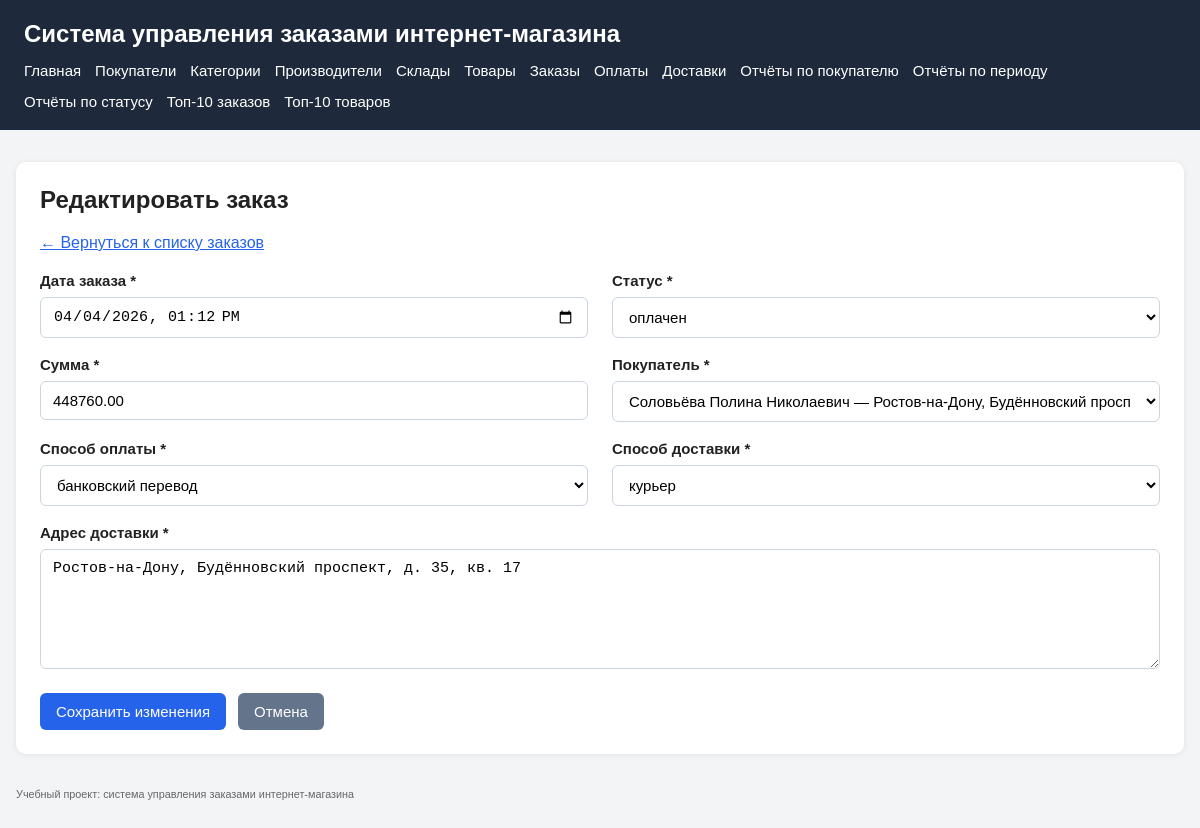
The page /orders/edit.php?id=1 on the database its author committed.
### tables this page shows
CREATE TABLE orders (
    order_id INT UNSIGNED NOT NULL AUTO_INCREMENT,
    order_date DATETIME NOT NULL,
    status VARCHAR(30) NOT NULL,
    total_amount DECIMAL(10,2) NOT NULL DEFAULT 0.00,
    customer_id INT UNSIGNED NOT NULL,
    payment_method VARCHAR(50) NOT NULL,
    delivery_method VARCHAR(50) NOT NULL,
    delivery_address VARCHAR(255) NOT NULL,
    PRIMARY KEY (order_id),
    KEY idx_orders_customer (customer_id),
    KEY idx_orders_date (order_date),
    KEY idx_orders_status (status),
    CONSTRAINT fk_orders_customer
        FOREIGN KEY (customer_id) REFERENCES customers(customer_id)
        ON UPDATE CASCADE
        ON DELETE RESTRICT
);

CREATE TABLE customers (
    customer_id INT UNSIGNED NOT NULL AUTO_INCREMENT,
    last_name VARCHAR(100) NOT NULL,
    first_name VARCHAR(100) NOT NULL,
    middle_name VARCHAR(100) NULL,
    phone VARCHAR(20) NOT NULL,
    email VARCHAR(255) NULL,
    city VARCHAR(100) NOT NULL,
    street VARCHAR(150) NOT NULL,
    house VARCHAR(20) NOT NULL,
    apartment VARCHAR(20) NULL,
    postal_code VARCHAR(20) NOT NULL,
    PRIMARY KEY (customer_id),
    UNIQUE KEY uk_customers_email (email),
    KEY idx_customers_phone (phone)
);

### src/includes/db.php (called while the page is built, shortened)
<?php
$configPath = __DIR__ . '/../config/config.local.php';
if (!file_exists($configPath)) {
    $configPath = __DIR__ . '/../config/config.example.php';
}
$config = require $configPath;
function app_config(): array
{
    global $config;
    return $config;
}
function base_url(string $path = ''): string
{
    $config = app_config();
    $base = rtrim($config['app']['base_url'] ?? '', '/');
    return $base . '/' . ltrim($path, '/');
}
function db(): PDO
{
    $config = app_config();
    $db = $config['db'];
    $dsn = sprintf(
        'mysql:host=%s;port=%d;dbname=%s;charset=%s',
        $db['host'],
        $db['port'],
        $db['name'],
        $db['charset']
    );
    $pdo = new PDO($dsn, $db['user'], $db['pass'], [
        PDO::ATTR_ERRMODE => PDO::ERRMODE_EXCEPTION,
        PDO::ATTR_DEFAULT_FETCH_MODE => PDO::FETCH_ASSOC,
        PDO::ATTR_EMULATE_PREPARES => false,
    ]);
    return $pdo;
}

### src/config/config.example.php (called while the page is built)
<?php
return [
    'app' => [
        'base_url' => getenv('APP_BASE_URL') ?: '',
        'name' => getenv('APP_NAME') ?: 'Система управления заказами интернет-магазина',
    ],
    'db' => [
        'host' => getenv('DB_HOST') ?: 'db',
        'port' => (int)(getenv('DB_PORT') ?: 3306),
        'name' => getenv('DB_NAME') ?: 'shop_orders',
        'user' => getenv('DB_USER') ?: 'shop_user',
        'pass' => getenv('DB_PASSWORD') ?: '',
        'charset' => getenv('DB_CHARSET') ?: 'utf8mb4',
    ],
];

### src/orders/edit.php (the view, shortened to what this page needs)
<?php
require_once __DIR__ . '/../includes/db.php';
$errorMessage = null;
$orderId = (int)($_GET['id'] ?? 0);
    ?>
    <?php
$formData = [
    'order_date' => '',
    'status' => '',
    'total_amount' => '',
    'customer_id' => '',
    'payment_method' => '',
    'delivery_method' => '',
    'delivery_address' => '',
];
$statuses = [
    'новый',
    'собирается',
    'оплачен',
    'в доставке',
    'доставлен',
    'отменен',
];
$paymentMethods = [
    'банковская карта',
    'СБП',
    'банковский перевод',
    'наличными',
];
$deliveryMethods = [
    'курьер',
    'ПВЗ',
    'самовывоз',
];
$customers = [];
try {
    $pdo = db();
    $customers = $pdo->query(
        'SELECT
            customer_id,
            last_name,
            first_name,
            middle_name,
            city,
            street,
            house,
            apartment
         FROM customers
         ORDER BY last_name ASC, first_name ASC, middle_name ASC'
    )->fetchAll();
    if ($_SERVER['REQUEST_METHOD'] === 'POST') {
        foreach ($formData as $key => $value) {
            $formData[$key] = trim((string)($_POST[$key] ?? ''));
        }
        $requiredFields = [
            'order_date' => 'Дата заказа',
            'status' => 'Статус',
            'total_amount' => 'Сумма',
            'customer_id' => 'Покупатель',
            'payment_method' => 'Способ оплаты',
            'delivery_method' => 'Способ доставки',
            'delivery_address' => 'Адрес доставки',
        ];
        foreach ($requiredFields as $field => $label) {
            if ($formData[$field] === '') {
                $errorMessage = "Поле «{$label}» обязательно для заполнения.";
                break;
            }
        }
        if ($errorMessage === null && !in_array($formData['status'], $statuses, true)) {
            $errorMessage = 'Некорректный статус заказа.';
        }
        if ($errorMessage === null && !in_array($formData['payment_method'], $paymentMethods, true)) {
            $errorMessage = 'Некорректный способ оплаты.';
        }
        if ($errorMessage === null && !in_array($formData['delivery_method'], $deliveryMethods, true)) {
            $errorMessage = 'Некорректный способ доставки.';
        }
        if ($errorMessage === null && !ctype_digit($formData['customer_id'])) {
            $errorMessage = 'Некорректный покупатель.';
        }
        if ($errorMessage === null && !is_numeric($formData['total_amount'])) {
            $errorMessage = 'Поле «Сумма» должно быть числом.';
        }
        if ($errorMessage === null && (float)$formData['total_amount'] < 0) {
            $errorMessage = 'Поле «Сумма» не может быть отрицательным.';
        }
        if ($errorMessage === null) {
            $orderDate = str_replace('T', ' ', $formData['order_date']);
            $stmt = $pdo->prepare(
                'UPDATE orders
                 SET
                    order_date = :order_date,
                    status = :status,
                    total_amount = :total_amount,
                    customer_id = :customer_id,
                    payment_method = :payment_method,
                    delivery_method = :delivery_method,
                    delivery_address = :delivery_address
                 WHERE order_id = :order_id'
            );
            $stmt->execute([
                ':order_date' => $orderDate,
                ':status' => $formData['status'],
                ':total_amount' => $formData['total_amount'],
                ':customer_id' => (int)$formData['customer_id'],
                ':payment_method' => $formData['payment_method'],
                ':delivery_method' => $formData['delivery_method'],
                ':delivery_address' => $formData['delivery_address'],
                ':order_id' => $orderId,
            ]);
            header('Location: ' . base_url('orders/list.php'));
            exit;
        }
    } else {
        $stmt = $pdo->prepare(
            'SELECT
                order_id,
                order_date,
                status,
                total_amount,
                customer_id,
                payment_method,
                delivery_method,
                delivery_address
             FROM orders
             WHERE order_id = :order_id'
        );
        $stmt->execute([
            ':order_id' => $orderId,
        ]);
        $order = $stmt->fetch();
        if (!$order) {
            $errorMessage = 'Заказ не найден.';
        } else {
            $formData['order_date'] = isset($order['order_date'])
                ? date('Y-m-d\TH:i', strtotime((string)$order['order_date']))
                : '';
            $formData['status'] = (string)$order['status'];
            $formData['total_amount'] = (string)$order['total_amount'];
            $formData['customer_id'] = (string)$order['customer_id'];
            $formData['payment_method'] = (string)$order['payment_method'];
            $formData['delivery_method'] = (string)$order['delivery_method'];
            $formData['delivery_address'] = (string)$order['delivery_address'];
        }
    }
} catch (Throwable $e) {
    $errorMessage = $e->getMessage();
}
require_once __DIR__ . '/../includes/header.php';
require_once __DIR__ . '/../includes/menu.php';
?>
<main>
    <section class="card">
        <h2>Редактировать заказ</h2>
        <p>
            <a href="<?= htmlspecialchars(base_url('orders/list.php'), ENT_QUOTES, 'UTF-8') ?>">
                ← Вернуться к списку заказов
            </a>
        </p>
        <?php if (empty($customers)): ?>
            <div class="error-box">
                <strong>Ошибка:</strong> Невозможно редактировать заказ, пока в системе нет ни одного покупателя.
            </div>
        <?php elseif ($errorMessage === null || $_SERVER['REQUEST_METHOD'] === 'POST'): ?>
            <form method="post" action="<?= htmlspecialchars(base_url('orders/edit.php?id=' . $orderId), ENT_QUOTES, 'UTF-8') ?>">
                <div class="form-grid">
                    <div class="form-group">
                        <label for="order_date">Дата заказа *</label>
                        <input
                            type="datetime-local"
                            id="order_date"
                            name="order_date"
                            value="<?= htmlspecialchars($formData['order_date'], ENT_QUOTES, 'UTF-8') ?>"
                            required
                        >
                    </div>
                    <div class="form-group">
                        <label for="status">Статус *</label>
                        <select id="status" name="status" required>
                            <?php foreach ($statuses as $status): ?>
                                <option
                                    value="<?= htmlspecialchars($status, ENT_QUOTES, 'UTF-8') ?>"
                                    <?= $formData['status'] === $status ? 'selected' : '' ?>
                                >
                                    <?= htmlspecialchars($status, ENT_QUOTES, 'UTF-8') ?>
                                </option>
                            <?php endforeach; ?>
                        </select>
                    </div>
                    <div class="form-group">
                        <label for="total_amount">Сумма *</label>
                        <input
                            type="number"
                            id="total_amount"
                            name="total_amount"
                            step="0.01"
                            min="0"
                            value="<?= htmlspecialchars($formData['total_amount'], ENT_QUOTES, 'UTF-8') ?>"
                            required
                        >
                    </div>
                    <div class="form-group">
                        <label for="customer_id">Покупатель *</label>
                        <select id="customer_id" name="customer_id" required>
                            <?php foreach ($customers as $customer): ?>
                                <?php
                                $fullName = trim(
                                    (string)$customer['last_name'] . ' ' .
                                    (string)$customer['first_name'] . ' ' .
                                    (string)($customer['middle_name'] ?? '')
                                );
                                $address = trim(
                                    (string)$customer['city'] . ', ' .
                                    (string)$customer['street'] . ', д. ' .
                                    (string)$customer['house'] .
                                    (
                                        ($customer['apartment'] ?? '') !== ''
                                            ? ', кв. ' . (string)$customer['apartment']
                                            : ''
                                    )
                                );
                                ?>
                                <option
                                    value="<?= (int)$customer['customer_id'] ?>"
                                    <?= $formData['customer_id'] === (string)$customer['customer_id'] ? 'selected' : '' ?>
                                >
                                    <?= htmlspecialchars($fullName . ' — ' . $address, ENT_QUOTES, 'UTF-8') ?>
                                </option>
                            <?php endforeach; ?>
                        </select>
                    </div>
                    <div class="form-group">
                        <label for="payment_method">Способ оплаты *</label>
                        <select id="payment_method" name="payment_method" required>
                            <?php foreach ($paymentMethods as $paymentMethod): ?>
                                <option
                                    value="<?= htmlspecialchars($paymentMethod, ENT_QUOTES, 'UTF-8') ?>"
                                    <?= $formData['payment_method'] === $paymentMethod ? 'selected' : '' ?>
                                >
                                    <?= htmlspecialchars($paymentMethod, ENT_QUOTES, 'UTF-8') ?>
                                </option>
                            <?php endforeach; ?>
                        </select>
                    </div>
                    <div class="form-group">
                        <label for="delivery_method">Способ доставки *</label>
                        <select id="delivery_method" name="delivery_method" required>
                            <?php foreach ($deliveryMethods as $deliveryMethod): ?>
                                <option
                                    value="<?= htmlspecialchars($deliveryMethod, ENT_QUOTES, 'UTF-8') ?>"
                                    <?= $formData['delivery_method'] === $deliveryMethod ? 'selected' : '' ?>
                                >
                                    <?= htmlspecialchars($deliveryMethod, ENT_QUOTES, 'UTF-8') ?>
                                </option>
                            <?php endforeach; ?>
                        </select>
                    </div>
                    <div class="form-group form-group-full">
                        <label for="delivery_address">Адрес доставки *</label>
                        <textarea
                            id="delivery_address"
                            name="delivery_address"
                            required
                        ><?= htmlspecialchars($formData['delivery_address'], ENT_QUOTES, 'UTF-8') ?></textarea>
                    </div>
                </div>
                <div class="form-actions">
                    <button type="submit">Сохранить изменения</button>
                    <a class="btn btn-secondary" href="<?= htmlspecialchars(base_url('orders/list.php'), ENT_QUOTES, 'UTF-8') ?>">
                        Отмена
                    </a>
                </div>
            </form>
        <?php endif; ?>
    </section>
</main>
<?php require_once __DIR__ . '/../includes/footer.php'; ?>

### src/assets/css/style.css (style rules this page uses)
* { box-sizing: border-box; }
body { margin: 0; padding: 0; font-family: Arial, sans-serif; background: #f3f4f6; color: #222; }
main { max-width: 1200px; margin: 32px auto; padding: 0 16px; }
.card { background: #fff; border-radius: 10px; padding: 24px; margin-bottom: 20px; box-shadow: 0 1px 6px rgba(0, 0, 0, 0.08); }
.card h2 { margin-top: 0; margin-bottom: 20px; font-size: 24px; }
a { color: #2563eb; }
.form-grid { display: grid; grid-template-columns: repeat(2, minmax(280px, 1fr)); gap: 18px 24px; margin-top: 20px; }
.form-group { display: flex; flex-direction: column; }
.form-group-full { grid-column: 1 / -1; }
label { display: block; margin-bottom: 8px; font-weight: 600; font-size: 15px; }
input[type="text"], input[type="email"], input[type="number"], input[type="date"], input[type="datetime-local"], select, textarea { width: 100%; padding: 10px 12px; border: 1px solid #cbd5e1; border-radius: 6px; font-size: 15px; background: #fff; }
textarea { min-height: 120px; resize: vertical; }
.form-actions { margin-top: 24px; display: flex; gap: 12px; align-items: center; }
button, .btn { display: inline-block; padding: 10px 16px; border: none; border-radius: 6px; background: #2563eb; color: #fff; font-size: 15px; text-decoration: none; cursor: pointer; }
.btn-secondary { background: #64748b; }

### rows shown on the page
orders: status "оплачен", total_amount "448760.00", customer_id "Соловьёва Полина Николаевич — Ростов-на-Дону, Будённовский проспект, д. 35, кв. 17", payment_method "банковский перевод", delivery_method "курьер", delivery_address "Ростов-на-Дону, Будённовский проспект, д. 35, кв. 17"

### other values the page prints
app_config()['app']['name'] "Система управления заказами интернет-магазина"
